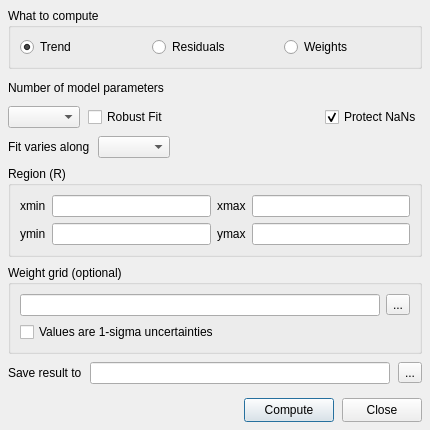
<?xml version="1.0" encoding="UTF-8"?>
<ui version="4.0">
 <class>GrdTrendDialog</class>
 <widget class="QDialog" name="GrdTrendDialog">
  <property name="geometry">
   <rect>
    <x>0</x>
    <y>0</y>
    <width>430</width>
    <height>430</height>
   </rect>
  </property>
  <property name="windowTitle">
   <string>grdtrend</string>
  </property>
  <layout class="QVBoxLayout" name="mainVerticalLayout">
   <property name="spacing">
    <number>8</number>
   </property>
   <property name="margin" stdset="0">
    <number>8</number>
   </property>
   <item>
    <widget class="QGroupBox" name="gb_what">
     <property name="title">
      <string>What to compute</string>
     </property>
     <layout class="QHBoxLayout" name="horizontalLayout_what">
      <item>
       <widget class="QRadioButton" name="rb_trend">
        <property name="toolTip"><string>The fitted trend surface (-T)</string></property>
        <property name="text"><string>Trend</string></property>
        <property name="checked"><bool>true</bool></property>
       </widget>
      </item>
      <item>
       <widget class="QRadioButton" name="rb_residuals">
        <property name="toolTip"><string>Input data minus the trend (-D)</string></property>
        <property name="text"><string>Residuals</string></property>
       </widget>
      </item>
      <item>
       <widget class="QRadioButton" name="rb_weights">
        <property name="toolTip"><string>The weights used by the robust fit (-W). Needs Robust Fit.</string></property>
        <property name="text"><string>Weights</string></property>
       </widget>
      </item>
     </layout>
    </widget>
   </item>
   <item>
    <widget class="QLabel" name="lb_model">
     <property name="text"><string>Number of model parameters</string></property>
    </widget>
   </item>
   <item>
    <layout class="QHBoxLayout" name="horizontalLayout_model">
     <item>
      <widget class="QComboBox" name="cb_model">
       <property name="minimumSize"><size><width>70</width><height>0</height></size></property>
       <property name="toolTip"><string>Highest model parameter to fit: 3 = bilinear, 6 = quadratic, 10 = cubic surface</string></property>
      </widget>
     </item>
     <item>
      <widget class="QCheckBox" name="chk_robust">
       <property name="toolTip"><string>Iteratively reweight the data so outliers do not drag the fit (+r)</string></property>
       <property name="text"><string>Robust Fit</string></property>
      </widget>
     </item>
     <item>
      <spacer name="horizontalSpacer_model">
       <property name="orientation"><enum>Qt::Orientation::Horizontal</enum></property>
       <property name="sizeHint" stdset="0"><size><width>20</width><height>20</height></size></property>
      </spacer>
     </item>
     <item>
      <widget class="QCheckBox" name="chk_protectNaNs">
       <property name="toolTip"><string>If checked put the NaNs back on the trend surface</string></property>
       <property name="text"><string>Protect NaNs</string></property>
       <property name="checked"><bool>true</bool></property>
      </widget>
     </item>
    </layout>
   </item>
   <item>
    <layout class="QHBoxLayout" name="horizontalLayout_axis">
     <item>
      <widget class="QLabel" name="lb_axis">
       <property name="text"><string>Fit varies along</string></property>
      </widget>
     </item>
     <item>
      <widget class="QComboBox" name="cb_axis">
       <property name="toolTip"><string>A full surface in x and y, or a 1-D trend along one axis only (+x / +y, model 1-4)</string></property>
      </widget>
     </item>
     <item>
      <spacer name="horizontalSpacer_axis">
       <property name="orientation"><enum>Qt::Orientation::Horizontal</enum></property>
       <property name="sizeHint" stdset="0"><size><width>40</width><height>20</height></size></property>
      </spacer>
     </item>
    </layout>
   </item>
   <item>
    <widget class="QGroupBox" name="gb_region">
     <property name="title">
      <string>Region (R)</string>
     </property>
     <layout class="QGridLayout" name="gridLayout_region">
      <item row="0" column="0">
       <widget class="QLabel" name="lb_xmin"><property name="text"><string>xmin</string></property></widget>
      </item>
      <item row="0" column="1">
       <widget class="QLineEdit" name="edit_xmin"/>
      </item>
      <item row="0" column="2">
       <widget class="QLabel" name="lb_xmax"><property name="text"><string>xmax</string></property></widget>
      </item>
      <item row="0" column="3">
       <widget class="QLineEdit" name="edit_xmax"/>
      </item>
      <item row="1" column="0">
       <widget class="QLabel" name="lb_ymin"><property name="text"><string>ymin</string></property></widget>
      </item>
      <item row="1" column="1">
       <widget class="QLineEdit" name="edit_ymin"/>
      </item>
      <item row="1" column="2">
       <widget class="QLabel" name="lb_ymax"><property name="text"><string>ymax</string></property></widget>
      </item>
      <item row="1" column="3">
       <widget class="QLineEdit" name="edit_ymax"/>
      </item>
     </layout>
    </widget>
   </item>
   <item>
    <widget class="QGroupBox" name="gb_weights">
     <property name="title">
      <string>Weight grid (optional)</string>
     </property>
     <layout class="QVBoxLayout" name="verticalLayout_weights">
      <item>
       <layout class="QHBoxLayout" name="horizontalLayout_wfile">
        <item>
         <widget class="QLineEdit" name="edit_wfile">
          <property name="toolTip"><string>Grid of weights for a weighted least-squares fit (-W). Double-click to browse.</string></property>
         </widget>
        </item>
        <item>
         <widget class="QToolButton" name="btn_wfile">
          <property name="text"><string>...</string></property>
         </widget>
        </item>
       </layout>
      </item>
      <item>
       <widget class="QCheckBox" name="chk_sigma">
        <property name="toolTip"><string>The grid holds one-sigma uncertainties; weights become 1/sigma^2 (+s)</string></property>
        <property name="text"><string>Values are 1-sigma uncertainties</string></property>
       </widget>
      </item>
     </layout>
    </widget>
   </item>
   <item>
    <layout class="QHBoxLayout" name="horizontalLayout_out">
     <item>
      <widget class="QLabel" name="lb_out"><property name="text"><string>Save result to</string></property></widget>
     </item>
     <item>
      <widget class="QLineEdit" name="edit_outfile">
       <property name="toolTip"><string>Optional output grid file. Leave empty to keep the result only in this window.</string></property>
      </widget>
     </item>
     <item>
      <widget class="QToolButton" name="btn_outfile">
       <property name="text"><string>...</string></property>
      </widget>
     </item>
    </layout>
   </item>
   <item>
    <spacer name="verticalSpacer_bottom">
     <property name="orientation"><enum>Qt::Orientation::Vertical</enum></property>
     <property name="sizeType"><enum>QSizePolicy::Policy::Fixed</enum></property>
     <property name="sizeHint" stdset="0"><size><width>20</width><height>6</height></size></property>
    </spacer>
   </item>
   <item>
    <layout class="QHBoxLayout" name="horizontalLayout_buttons">
     <item>
      <spacer name="buttonsSpacer">
       <property name="orientation"><enum>Qt::Orientation::Horizontal</enum></property>
       <property name="sizeHint" stdset="0"><size><width>40</width><height>20</height></size></property>
      </spacer>
     </item>
     <item>
      <widget class="QPushButton" name="push_compute">
       <property name="minimumSize"><size><width>90</width><height>24</height></size></property>
       <property name="text"><string>Compute</string></property>
      </widget>
     </item>
     <item>
      <widget class="QPushButton" name="push_close">
       <property name="minimumSize"><size><width>70</width><height>24</height></size></property>
       <property name="text"><string>Close</string></property>
      </widget>
     </item>
    </layout>
   </item>
  </layout>
 </widget>
 <resources/>
 <connections/>
</ui>
